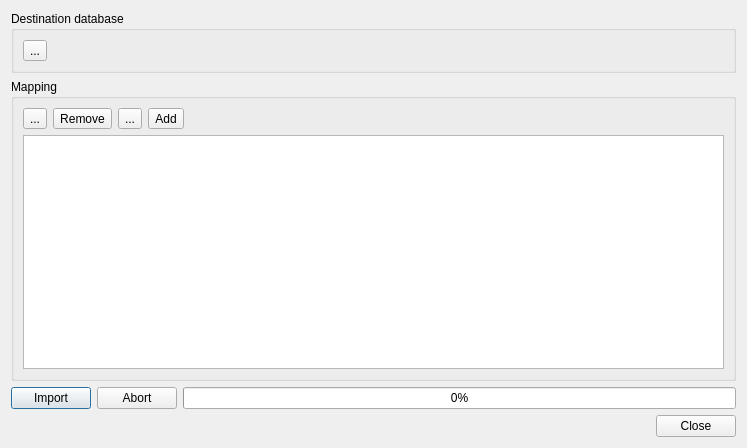
<?xml version="1.0" encoding="UTF-8"?>
<ui version="4.0">
 <class>mdtSqlCopierCsvFileImportDialog</class>
 <widget class="QDialog" name="mdtSqlCopierCsvFileImportDialog">
  <property name="geometry">
   <rect>
    <x>0</x>
    <y>0</y>
    <width>747</width>
    <height>448</height>
   </rect>
  </property>
  <property name="windowTitle">
   <string>CSV file import</string>
  </property>
  <layout class="QVBoxLayout" name="verticalLayout_2">
   <item>
    <widget class="QGroupBox" name="gbDestimationDatabase">
     <property name="title">
      <string>Destination database</string>
     </property>
     <layout class="QHBoxLayout" name="horizontalLayout_2">
      <item>
       <widget class="QToolButton" name="tbSelectDestinationDatabase">
        <property name="statusTip">
         <string>Select database</string>
        </property>
        <property name="text">
         <string>...</string>
        </property>
        <property name="icon">
         <iconset theme="document-open">
          <normaloff>../../../../</normaloff>../../../../</iconset>
        </property>
       </widget>
      </item>
      <item>
       <widget class="mdtSqlDatabaseBasicInfoWidget" name="wDestinationDatabaseInfo" native="true"/>
      </item>
     </layout>
    </widget>
   </item>
   <item>
    <widget class="QGroupBox" name="gbMapping">
     <property name="title">
      <string>Mapping</string>
     </property>
     <layout class="QVBoxLayout" name="verticalLayout">
      <item>
       <layout class="QHBoxLayout" name="horizontalLayout">
        <item>
         <widget class="QToolButton" name="tbResetMapping">
          <property name="toolTip">
           <string>Reset mapping</string>
          </property>
          <property name="text">
           <string>...</string>
          </property>
          <property name="icon">
           <iconset theme="edit-clear">
            <normaloff/>
           </iconset>
          </property>
         </widget>
        </item>
        <item>
         <widget class="QToolButton" name="tbRemoveItem">
          <property name="text">
           <string>Remove</string>
          </property>
          <property name="icon">
           <iconset theme="list-remove">
            <normaloff/>
           </iconset>
          </property>
         </widget>
        </item>
        <item>
         <widget class="QToolButton" name="tbEditItem">
          <property name="text">
           <string>...</string>
          </property>
         </widget>
        </item>
        <item>
         <widget class="QToolButton" name="tbAddCopyItem">
          <property name="text">
           <string>Add</string>
          </property>
          <property name="icon">
           <iconset theme="list-add">
            <normaloff/>
           </iconset>
          </property>
         </widget>
        </item>
        <item>
         <spacer name="horizontalSpacer">
          <property name="orientation">
           <enum>Qt::Horizontal</enum>
          </property>
          <property name="sizeHint" stdset="0">
           <size>
            <width>40</width>
            <height>20</height>
           </size>
          </property>
         </spacer>
        </item>
       </layout>
      </item>
      <item>
       <widget class="QTableView" name="tvMapping"/>
      </item>
     </layout>
    </widget>
   </item>
   <item>
    <layout class="QHBoxLayout" name="horizontalLayout_3">
     <item>
      <widget class="QPushButton" name="pbImport">
       <property name="text">
        <string>Import</string>
       </property>
       <property name="icon">
        <iconset theme="system-run">
         <normaloff/>
        </iconset>
       </property>
      </widget>
     </item>
     <item>
      <widget class="QPushButton" name="pbAbort">
       <property name="text">
        <string>Abort</string>
       </property>
       <property name="icon">
        <iconset theme="process-stop">
         <normaloff/>
        </iconset>
       </property>
      </widget>
     </item>
     <item>
      <widget class="QProgressBar" name="pbGlobalProgress">
       <property name="value">
        <number>0</number>
       </property>
      </widget>
     </item>
    </layout>
   </item>
   <item>
    <widget class="QDialogButtonBox" name="buttonBox">
     <property name="orientation">
      <enum>Qt::Horizontal</enum>
     </property>
     <property name="standardButtons">
      <set>QDialogButtonBox::Close</set>
     </property>
    </widget>
   </item>
  </layout>
 </widget>
 <customwidgets>
  <customwidget>
   <class>mdtSqlDatabaseBasicInfoWidget</class>
   <extends>QWidget</extends>
   <header>mdtSqlDatabaseBasicInfoWidget.h</header>
   <container>1</container>
  </customwidget>
 </customwidgets>
 <resources/>
 <connections>
  <connection>
   <sender>buttonBox</sender>
   <signal>accepted()</signal>
   <receiver>mdtSqlCopierCsvFileImportDialog</receiver>
   <slot>accept()</slot>
   <hints>
    <hint type="sourcelabel">
     <x>248</x>
     <y>254</y>
    </hint>
    <hint type="destinationlabel">
     <x>157</x>
     <y>274</y>
    </hint>
   </hints>
  </connection>
  <connection>
   <sender>buttonBox</sender>
   <signal>rejected()</signal>
   <receiver>mdtSqlCopierCsvFileImportDialog</receiver>
   <slot>reject()</slot>
   <hints>
    <hint type="sourcelabel">
     <x>316</x>
     <y>260</y>
    </hint>
    <hint type="destinationlabel">
     <x>286</x>
     <y>274</y>
    </hint>
   </hints>
  </connection>
 </connections>
</ui>
